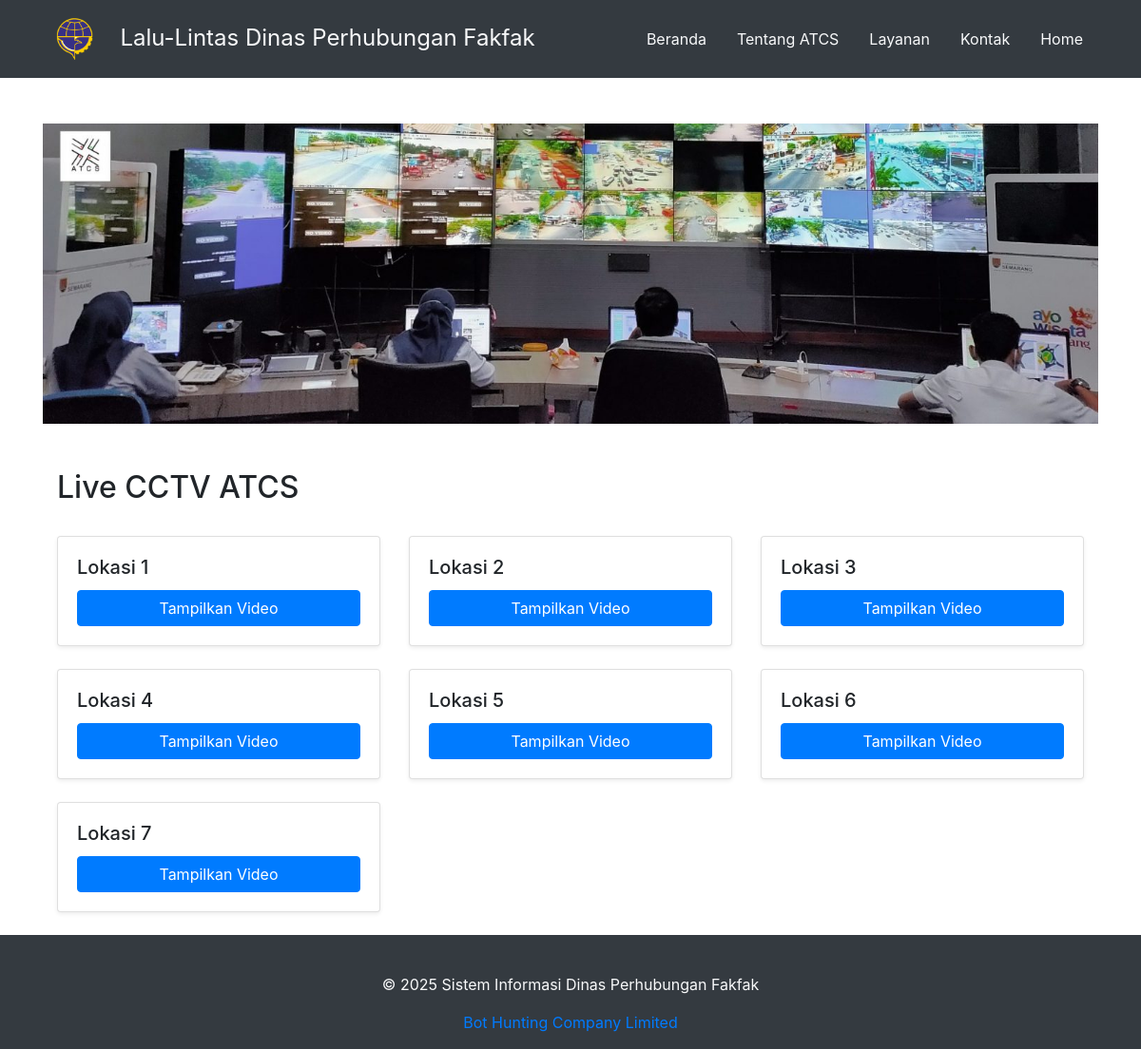
The app's page /lalin/live.php with its own data.
### tables this page shows
CREATE TABLE `video_cctv` (
  `id` int NOT NULL,
  `lokasi` varchar(255) NOT NULL,
  `link_embed` text NOT NULL
);

### lalin/live.php (the view, shortened to what this page needs)
<?php
include "header.php";
require 'koneksi.php';
$stmt = $conn->prepare("SELECT * FROM video_cctv ORDER BY id ASC");
$stmt->execute();
$videos = $stmt->get_result();
?>
<div class="banner">
    <img src="images/atcs.jpg" alt="ATCS" class="img-fluid">
</div>
<div class="main-content">
    <div class="container mt-5">
        <div class="d-flex justify-content-between align-items-center mb-4">
            <h2>Live CCTV ATCS</h2>
        </div>
        <div class="row">
            <?php while ($video = $videos->fetch_assoc()): ?>
                <div class="col-md-4 mb-4">
                    <div class="card shadow-sm">
                        <div class="card-body">
                            <h5 class="card-title"><?= htmlspecialchars($video['lokasi']) ?></h5>
                            <div class="d-grid gap-2">
                                <button type="button" class="btn btn-primary open-video"
                                    data-src="<?= htmlspecialchars($video['link_embed']) ?>"
                                    data-lokasi="<?= htmlspecialchars($video['lokasi']) ?>">Tampilkan Video</button>
                            </div>
                        </div>
                    </div>
                </div>
            <?php endwhile; ?>
        </div>
    </div>
</div>
<?php include "footer.php"; ?>

### records on screen
video_cctv: lokasi "Lokasi 1"
video_cctv: lokasi "Lokasi 2"
video_cctv: lokasi "Lokasi 3"
video_cctv: lokasi "Lokasi 4"
video_cctv: lokasi "Lokasi 5"
video_cctv: lokasi "Lokasi 6"
video_cctv: lokasi "Lokasi 7"
